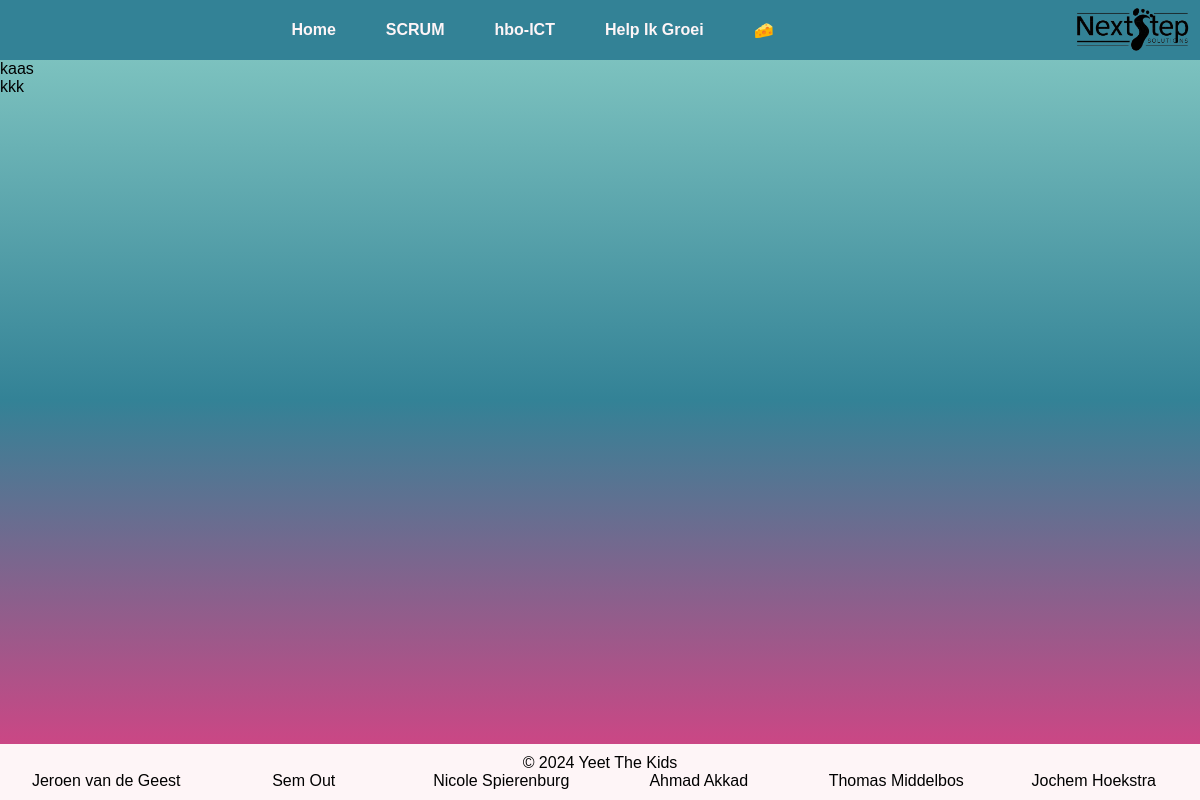
Before: /announcements/ with the older database file.
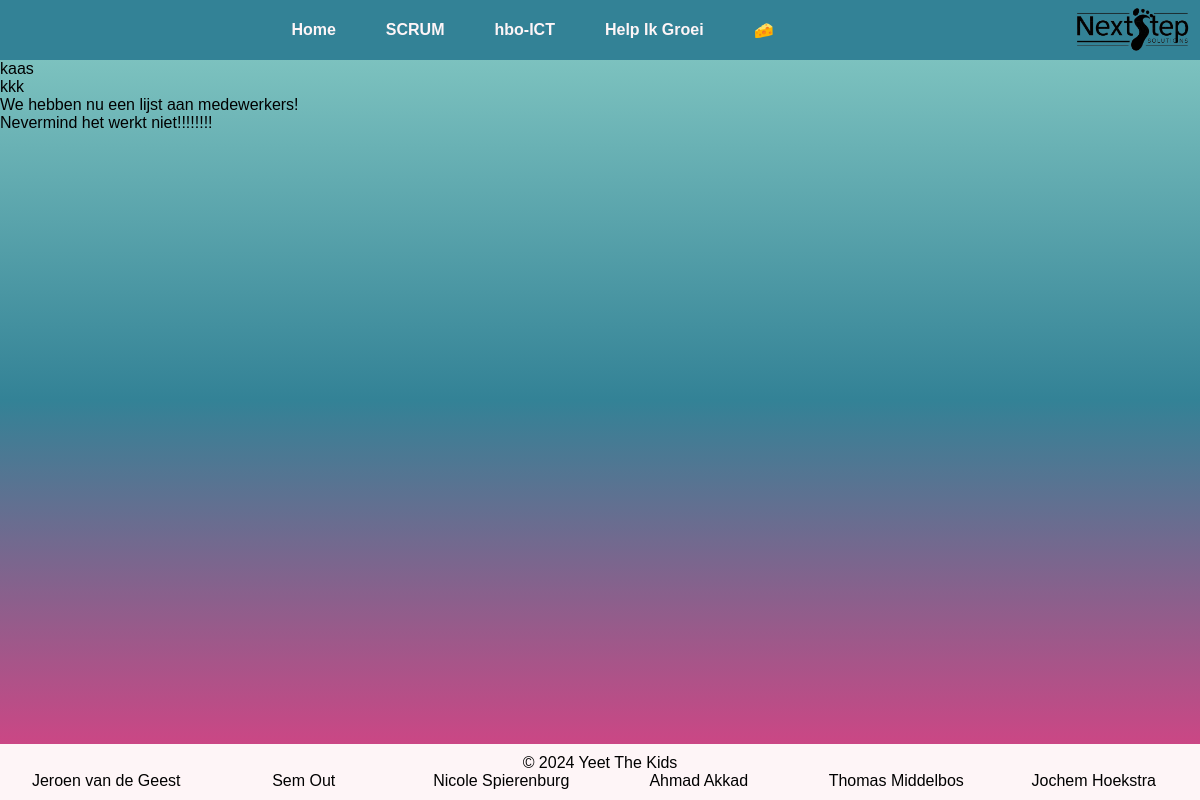
After: the same page with the newer database file.
### announcements/models.py (models this page shows)
class Announcement(models.Model):
    title = models.CharField(max_length=32)
    text = models.TextField()

### announcements/views.py (the view)
# urls.py: path("", views.AnnouncementListView.as_view(), name='announcements'),
class AnnouncementListView(View):
    def get(self, request):
        announcements = models.Announcement.objects.all()
        return render(request, "announcements.html", {'announcements':announcements})

### announcements/templates/announcements.html
{% extends 'core/base.html' %}
{% block content %}
<div>
    {% for announcement in announcements %}
    <div>{{ announcement.title }}</div>
    {% endfor %}
</div>
{% endblock %}

Changed rows visible on the page:
added Announcement: title "We hebben nu een lijst aan medewerkers!"
added Announcement: title "Nevermind het werkt niet!!!!!!!!"
